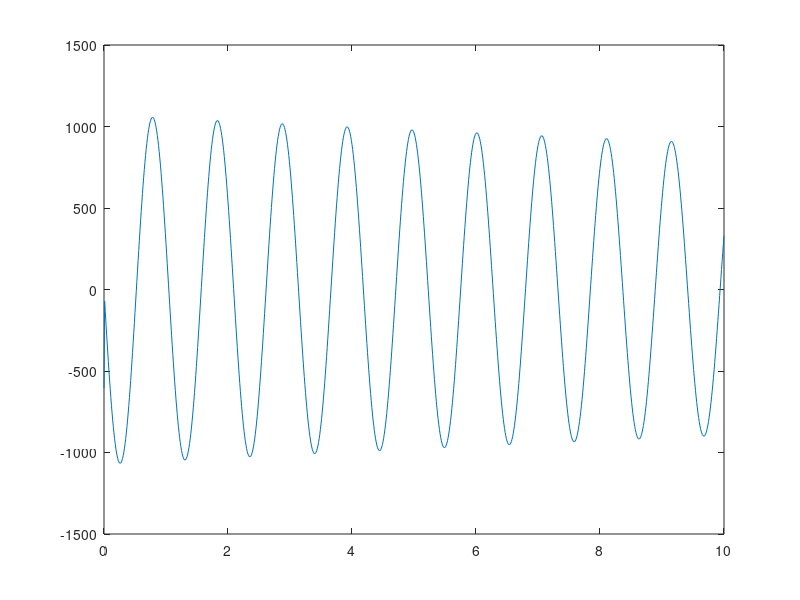

The MATLAB source for this figure: (Note: this script raises an error after producing the figure.)
clear all
close all
clc

% da pag 43 (fr. nat.) a pag. 48 (equazioni)
% oss1 = la prima massa del primo pendolo con theta=0 è sotto il CoG
% oss2= sistema di riferimento differente tra slide e doc; le formule fanno
% riferimento al DOGE
% guardare introduzione!!! todos


rho = 1000; % density
d = 1; 
h = 1;
g = 9.81; % acceleration
damping_ratio = 0.003;

n = 10;
eps = [1.841, 5.329, 8.531];
eps_old = eps(end);
for i = 4:n
    eps_new = eps_old + pi;
    eps =[eps, eps_new]; % cercare cos'è epsilon!!!
    eps_old = eps_new;
end

m_liq = (pi/4)*rho*d^2 *h; % liquid mass

m_n = []; % n-pendulum mass
l_n = []; % n-lenght of the pendulum
h_n = []; % n-distance from the CoG
w_n = []; % natural frequency of the n-pendulum in rad/s
fn_n = []; % natural frequency of the n-pendulum in Hz
m0 = 0; % static mass
h0 = 0; % distance from the CoG of the static mass

for i = 1:n
    m_n = [m_n, m_liq*((d*tanh(2*eps(i)*(h/d))/(eps(i)*(eps(i)^2 -1)*h)))];
    l_n = [l_n, d/(2*eps(i)*tanh(2*eps(i)*h/d))];
    h_n = [h_n, (h/2 - (d/(2*eps(i)))*(tanh(eps(i)*h/d) - 1/(sinh(2*eps(i)*h/d))))];
    w_n = [w_n, sqrt(g/l_n(i))];
    fn_n =[fn_n, w_n(i)/(2*pi)];
    m0 = m0 + m_n(i);
end

m0 = m_liq - m0;

for i = 1:n
      h0 = h0 + ((m_n(i)*(h_n(i)-l_n(i)))/m0);
end

% Task 2a

% ATTENZIONE: il modal damping ratio non è direttamente il gamma, ma è
% l'epsilon di mecc aerospaziale 2 quindi --->

% gamma = 2*damping_ratio*m(i)*l(i)^2*w_n(i)

A_non_smorzata = zeros(2*n,2*n);
B_non_smorzata = zeros(2*n,1);
C_non_smorzata = zeros(n,2*n);
D_non_smorzata = zeros(n,1);

A_smorzata = zeros(2*n,2*n);
C_smorzata = zeros(n,2*n);

gamma = zeros(1,n);

for i = 2:2:2*n

    gamma(1,i/2) = 2*damping_ratio*m_n(i/2)*l_n(i/2)^2*w_n(i/2);

    A_non_smorzata(i-1,i)=1;
    A_non_smorzata(i,i-1)=-g/l_n(i/2);
    B_non_smorzata(i) = -1/l_n(i/2);
    C_non_smorzata (i/2,i-1) = m_n(i/2)*g;
    D_non_smorzata(i/2,1) = - (m0) ;

    A_smorzata(i-1,i)=1;
    A_smorzata(i,i-1)=-g/l_n(i/2);
    A_smorzata(i,i) = -gamma(1,i/2)/(m_n(i/2)*l_n(i/2)^2);

    C_smorzata (i/2,i-1) = m_n(i/2)*g; % segno invertito rispetto equazioni analitiche 
    C_smorzata(i/2,i) = gamma(1,i/2)/l_n(i/2); 
end 


B_smorzata = B_non_smorzata;
D_smorzata = D_non_smorzata;

% Task 3

% creo modello spazio degli stati attraverso sys e valuto nell'intervallo
% la risposta all'impulso con la funzione integrata di matlab (considero
% solo il primo pendolo come richiesto)
% 

sys = ss(A_smorzata(1:2,1:2),B_smorzata(1:2,1),C_smorzata(1,1:2),D_smorzata(1));
tempo  = 0:0.01:10;

figure
[k, t_out] = impulse(sys, tempo);%% MATLAB esclude il contributo di D (legato al delta di
% Dirac) perche infintesimale , t_out serve per non plottare 

%
clc
-gamma(1)/l_n(1)^2 - gamma(1)/(m_n(1)*l_n(1)^2)*m0
(m_n(1)+ m0)*g/l_n(1)
G1 = tf(sys)

% confronto con soluzione analitica (intesa come esatta, non come a mano)
 
y = @(t) C_smorzata(1,1:2)*expm(A_smorzata(1:2,1:2)*t)*B_smorzata(1:2,1) % + D_smorzata(1);
%se sommassi in questo modo, starei considerando la risposta ad uno scalino
%non impulso; D va moltiplicato per il delta di Dirac, ma non è
%visualizzabile in matlab

y_vals = arrayfun(y, tempo); % Calcola y per ogni valore di tempo
y_vals(1) = y_vals(1) + D_smorzata(1); % per simulare il delta di Dirac ma non so quanto sia corretto

figure(2)
plot(tempo, y_vals);





%% risoluzione analitica con heaviside


clear
clc


tempo  = 0:0.01:10;

rho = 1000; % density
d = 1; 
h = 1;
g = 9.81; % acceleration
damping_ratio = 0.003;

n = 10;
eps = [1.841, 5.329, 8.531];
eps_old = eps(end);
for i = 4:n
    eps_new = eps_old + pi;
    eps =[eps, eps_new]; % cercare cos'è epsilon!!!
    eps_old = eps_new;
end

m_liq = (pi/4)*rho*d^2 *h; % liquid mass

m_n = []; % n-pendulum mass
l_n = []; % n-lenght of the pendulum
h_n = []; % n-distance from the CoG
w_n = []; % natural frequency of the n-pendulum in rad/s
fn_n = []; % natural frequency of the n-pendulum in Hz
m0 = 0; % static mass
h0 = 0; % distance from the CoG of the static mass

for i = 1:n
    m_n = [m_n, m_liq*((d*tanh(2*eps(i)*(h/d))/(eps(i)*(eps(i)^2 -1)*h)))];
    l_n = [l_n, d/(2*eps(i)*tanh(2*eps(i)*h/d))];
    h_n = [h_n, (h/2 - (d/(2*eps(i)))*(tanh(eps(i)*h/d) - 1/(sinh(2*eps(i)*h/d))))];
    w_n = [w_n, sqrt(g/l_n(i))];
    fn_n =[fn_n, w_n(i)/(2*pi)];
    m0 = m0 + m_n(i);
end

m0 = m_liq - m0;

for i = 1:n
      h0 = h0 + ((m_n(i)*(h_n(i)-l_n(i)))/m0);
end

c = gamma(1) / (m_n(1)*l_n(1)^2);

temp = sqrt(w_n(1)^2-0.25*c^2)

y_heaviside = @(t) -c*m_n(1)*exp(-c/2*t)*cos(temp*t)+(0.5*c^2*m_n(1)-w_n(1)^2*m_n(1))/(temp)*exp(-c/2*t)* sin(temp*t)

y_vals_heaviside = arrayfun(y_heaviside, tempo);

% plot(tempo, y_vals_heaviside);

j_ottimo = 0;
toll = 1e-16;

for j = 1:n
    
        A_non_smorzata = zeros(2*j,2*j);
        B_non_smorzata = zeros(2*j,1);
        C_non_smorzata = zeros(j,2*j);
        D_non_smorzata = zeros(j,1);
        
        A_smorzata = zeros(2*j,2*j);
        C_smorzata = zeros(j,2*j);
        
        gamma = zeros(1,j);
    for i = 2:2:2*j

       

        gamma(1,i/2) = 2*damping_ratio*m_n(i/2)*l_n(i/2)^2*w_n(i/2);
    
        A_non_smorzata(i-1,i)=1;
        A_non_smorzata(i,i-1)=-g/l_n(i/2);
        B_non_smorzata(i,1) = -1/l_n(i/2);
        C_non_smorzata (i/2,i-1) = -m_n(i/2)*g;
        D_non_smorzata(i/2,1) = - (m0) ;
    
        A_smorzata(i-1,i)=1;
        A_smorzata(i,i-1)=-g/l_n(i/2);
        A_smorzata(i,i) = -gamma(1,i/2)/(m_n(i/2)*l_n(i/2)^2);
    
        C_smorzata (i/2,i-1) = m_n(i/2)*g; % segno invertito rispetto equazioni analitiche 
        C_smorzata(i/2,i) = gamma(1,i/2)/l_n(i/2); 
        B_smorzata = B_non_smorzata;
        D_smorzata = D_non_smorzata;
    end 
    

    sys = ss(A_smorzata,B_smorzata,C_smorzata,D_smorzata);
    

    [k, t_out] = impulse(sys,tempo);

    y = @(t) C_smorzata*expm(A_smorzata*t)*B_smorzata;
    y_vals = arrayfun(y, tempo,'UniformOutput', false); % Calcola y per ogni valore di tempo
    % crea un array di celle che a loro volta contengono un vettore 10x1
    % (ogni cella contiene 
    
        for h = 2:size(k,1)
            if(abs(y_vals{h}(j)-k(h,j))<toll && (y_vals{h}(j)-k(h,j)~= 0))
                j_ottimo = j;
                break
            end
        end
    
        if(j_ottimo==j)
            break
        end
    
end

    if (j_ottimo == 0)
        disp('tolleranza non rispettata');
    end

%% 


y_vals{10}
size(k,1)

y_vals_2 = arrayfun(y, tempo,'UniformOutput', false)

y_vals_2{1}(3)
%% 
%% 
%% 
%% 


clear
clc





tempo  = 0:0.01:10;

rho = 1000; % density
d = 1; 
h = 1;
g = 9.81; % acceleration
damping_ratio = 0.003;

n = 10;
eps = [1.841, 5.329, 8.531];
eps_old = eps(end);
for i = 4:n
    eps_new = eps_old + pi;
    eps =[eps, eps_new]; % cercare cos'è epsilon!!!
    eps_old = eps_new;
end

m_liq = (pi/4)*rho*d^2 *h; % liquid mass

m_n = []; % n-pendulum mass
l_n = []; % n-lenght of the pendulum
h_n = []; % n-distance from the CoG
w_n = []; % natural frequency of the n-pendulum in rad/s
fn_n = []; % natural frequency of the n-pendulum in Hz
m0 = 0; % static mass
h0 = 0; % distance from the CoG of the static mass

for i = 1:n
    m_n = [m_n, m_liq*((d*tanh(2*eps(i)*(h/d))/(eps(i)*(eps(i)^2 -1)*h)))];
    l_n = [l_n, d/(2*eps(i)*tanh(2*eps(i)*h/d))];
    h_n = [h_n, (h/2 - (d/(2*eps(i)))*(tanh(eps(i)*h/d) - 1/(sinh(2*eps(i)*h/d))))];
    w_n = [w_n, sqrt(g/l_n(i))];
    fn_n =[fn_n, w_n(i)/(2*pi)];
    m0 = m0 + m_n(i);
end

m0 = m_liq - m0;

for i = 1:n
      h0 = h0 + ((m_n(i)*(h_n(i)-l_n(i)))/m0);
end


y_vals_heaviside=zeros(1001,10);
% plot(tempo, y_vals_heaviside);

j_ottimo = 0;
toll = 1e-1; %non va bene, è irrealistica e probabilmente qualsiasi metodo
%numerico ha un errore intrinseco maggiore --> trovare un altro criterio

for j = 1:n
    
        A_non_smorzata = zeros(2*j,2*j);
        B_non_smorzata = zeros(2*j,1);
        C_non_smorzata = zeros(j,2*j);
        D_non_smorzata = zeros(j,1);
        
        A_smorzata = zeros(2*j,2*j);
        C_smorzata = zeros(j,2*j);
        
        gamma = zeros(1,j);
    for i = 2:2:2*j

        c = gamma(j) / (m_n(j)*l_n(j)^2);
        temp = sqrt(w_n(j)^2-0.25*c^2);  
        y_heaviside = @(t) -c*m_n(1)*exp(-c/2*t)*cos(temp*t)+(0.5*c^2*m_n(1)-w_n(1)^2*m_n(1))/(temp)*exp(-c/2*t)* sin(temp*t);
 
        y_vals_heaviside(:,j) = arrayfun(y_heaviside, tempo);

        gamma(1,i/2) = 2*damping_ratio*m_n(i/2)*l_n(i/2)^2*w_n(i/2);
    
        A_non_smorzata(i-1,i)=1;
        A_non_smorzata(i,i-1)=-g/l_n(i/2);
        B_non_smorzata(i,1) = -1/l_n(i/2);
        C_non_smorzata (i/2,i-1) = -m_n(i/2)*g;
        D_non_smorzata(i/2,1) = - (m0) ;
    
        A_smorzata(i-1,i)=1;
        A_smorzata(i,i-1)=-g/l_n(i/2);
        A_smorzata(i,i) = -gamma(1,i/2)/(m_n(i/2)*l_n(i/2)^2);
    
        C_smorzata (i/2,i-1) = m_n(i/2)*g; % segno invertito rispetto equazioni analitiche 
        C_smorzata(i/2,i) = gamma(1,i/2)/l_n(i/2); 
        B_smorzata = B_non_smorzata;
        D_smorzata = D_non_smorzata;
    end 
    

    sys = ss(A_smorzata,B_smorzata,C_smorzata,D_smorzata);
    

    [y_impulse, t_out] = impulse(sys,tempo);

    y = @(t) C_smorzata*expm(A_smorzata*t)*B_smorzata;
    y_vals = arrayfun(y, tempo,'UniformOutput', false); % Calcola y per ogni valore di tempo
    % crea un array di celle che a loro volta contengono un vettore jx1
    % (ogni cella contiene i valori di F per ogni pendolo all'istante t)
    
        % for h = 2:size(k,1)
        %     if(abs(y_vals{h}(j)^2-k(h,j)^2)<toll && (y_vals{h}(j)-k(h,j)~= 0))
        %         j_ottimo = j;
        %         break
        %     end
        % end

    rmse = sqrt(mean((y_vals_heaviside(:,j) - y_impulse(:,j)).^2))
        if rmse < toll
            j_ottimo = j;
            break;
        end
    
        if(j_ottimo==j)
            break
        end
    
end

    if (j_ottimo == 0)
        disp('tolleranza non rispettata');
    end

%% 


y_vals{10}
size(y_impulse,1)

y_vals_2 = arrayfun(y, tempo,'UniformOutput', false)
%% 

y_vals_heaviside

%% risposta STEP

odefun = @(x,t) pendulumODE1(x,t, gamma, w_n,l_n, @input_pendulum)

[t_n, theta_n] = ode45(odefun,tempo, [0 0]);

figure
plot(t_n,theta_n(:,1)); 
hold on 
plot(t_n,theta_n(:,2))

%% risposta IMPULSE


odefun = @(x,t) pendulumODE2(x,t, gamma, w_n,l_n)

[t_n, theta_n] = ode45(odefun,tempo, [0 0]);

figure
plot(t_n,theta_n(:,1)); 
hold on 
plot(t_n,theta_n(:,2))
